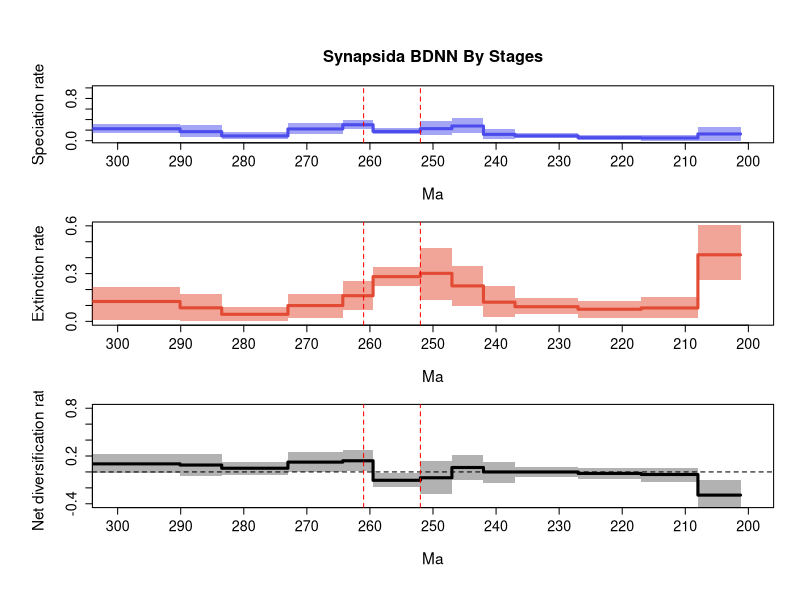

Reproduce this figure in R.
pdf(file='C:/Users/SimoesLabAdmin/Documents/BDNN_Arielli/synapsida/mcmc_fixshift_predictors/C_bdnn_stdscaled_boxcox/combined_10_RTT.pdf', width = 8, height = 10.8, useDingbats = FALSE)

# Set up the layout for 3 vertical plots
par(mfrow=c(3,1), cex.main=1.7, cex.lab=1.4, cex.axis=1.3,
    mgp=c(3.5, 1, 0),      # distance of axis labels from plot
    oma=c(2, 2, 2, 0))     # outer margins for the entire figure


time_vec=c(309.9504089355469, 290.10001,290.1,283.50001,283.5,273.00001,273.0,264.30001,264.3,259.50001,259.5,252.00001,252.0,247.00001,247.0,242.00001,242.0,237.00001,237.0,227.00001,227.0,217.00001,217.0,208.00001,208.0,201.24311447143555)
sp_mean=c(0.22591077084453423, 0.22591077084453423,0.17152185641343556,0.17152185641343556,0.09062267617562376,0.09062267617562376,0.2228207798941073,0.2228207798941073,0.301754035467,0.301754035467,0.17582176892967835,0.17582176892967835,0.22832619019923206,0.22832619019923206,0.2782676015951532,0.2782676015951532,0.120155191234924,0.120155191234924,0.09169022786599021,0.09169022786599021,0.05732260541682606,0.05732260541682606,0.05197408211594862,0.05197408211594862,0.12729682120224017,0.12729682120224017)
sp_lwr=c(0.1496911128811939, 0.1496911128811939,0.07323774267964721,0.07323774267964721,0.03073349793644756,0.03073349793644756,0.11926508844962505,0.11926508844962505,0.2162948292557275,0.2162948292557275,0.12141273154297542,0.12141273154297542,0.11228474649991035,0.11228474649991035,0.13978560071812363,0.13978560071812363,0.0389523659391261,0.0389523659391261,0.047562604259742305,0.047562604259742305,0.016793269061478426,0.016793269061478426,0.0028968114393388166,0.0028968114393388166,0.0001409897825608468,0.0001409897825608468)
sp_upr=c(0.31509682540251743, 0.31509682540251743,0.28970097526414107,0.28970097526414107,0.15809759534992923,0.15809759534992923,0.33121170494235885,0.33121170494235885,0.3901750794482019,0.3901750794482019,0.23523600859948843,0.23523600859948843,0.3658700119427441,0.3658700119427441,0.4372188439805904,0.4372188439805904,0.2148394830404735,0.2148394830404735,0.13920347168785058,0.13920347168785058,0.10100752941481404,0.10100752941481404,0.10252326283941875,0.10252326283941875,0.26033725234727717,0.26033725234727717)
ex_mean=c(0.12466372269576002, 0.12466372269576002,0.08505202437601316,0.08505202437601316,0.04430011663949026,0.04430011663949026,0.09912692555331046,0.09912692555331046,0.1612990351743429,0.1612990351743429,0.28104065960011604,0.28104065960011604,0.30130764428164236,0.30130764428164236,0.22293336320766216,0.22293336320766216,0.120744435208424,0.120744435208424,0.09206295589621279,0.09206295589621279,0.07615367618380167,0.07615367618380167,0.08416132002375605,0.08416132002375605,0.4180842755183109,0.4180842755183109)
ex_lwr=c(0.01144622132088867, 0.01144622132088867,0.0007533079095096416,0.0007533079095096416,4.438086075272721e-05,4.438086075272721e-05,0.024148224713701948,0.024148224713701948,0.07212463349311028,0.07212463349311028,0.2230945778860508,0.2230945778860508,0.13518232936761573,0.13518232936761573,0.09590802615638552,0.09590802615638552,0.02611834347519202,0.02611834347519202,0.04537916166969618,0.04537916166969618,0.01997223760656885,0.01997223760656885,0.018530318724987435,0.018530318724987435,0.25854082375538473,0.25854082375538473)
ex_upr=c(0.21313199672507163, 0.21313199672507163,0.16988149906074576,0.16988149906074576,0.09286050590604138,0.09286050590604138,0.1716000002948739,0.1716000002948739,0.25071690688821713,0.25071690688821713,0.34344238111703596,0.34344238111703596,0.4577639060508973,0.4577639060508973,0.34983496097749367,0.34983496097749367,0.2247337946320252,0.2247337946320252,0.14744370479315191,0.14744370479315191,0.12971298394836595,0.12971298394836595,0.1540396293389677,0.1540396293389677,0.6047748415434908,0.6047748415434908)
div_mean=c(0.10124704814877455, 0.10124704814877455,0.08646983203742278,0.08646983203742278,0.046322559536133505,0.046322559536133505,0.12369385434079669,0.12369385434079669,0.14045500029265864,0.14045500029265864,-0.10521889067043774,-0.10521889067043774,-0.07298145408240954,-0.07298145408240954,0.05533423838749163,0.05533423838749163,-0.0005892439735002372,-0.0005892439735002372,-0.00037272803022260476,-0.00037272803022260476,-0.01883107076697561,-0.01883107076697561,-0.032187237907807566,-0.032187237907807566,-0.2907874543160702,-0.2907874543160702)
div_lwr=c(-0.016442306726323797, -0.016442306726323797,-0.050073977644833415,-0.050073977644833415,-0.035527792679280246,-0.035527792679280246,-0.004181808119414487,-0.004181808119414487,0.017743246136761343,0.017743246136761343,-0.18342633161097813,-0.18342633161097813,-0.27267207085166967,-0.27267207085166967,-0.10292793799648636,-0.10292793799648636,-0.13447351813997813,-0.13447351813997813,-0.06376549369344467,-0.06376549369344467,-0.08533675959608998,-0.08533675959608998,-0.12559101102360767,-0.12559101102360767,-0.5143222848060427,-0.5143222848060427)
div_upr=c(0.22571353714547598, 0.22571353714547598,0.2287913367909361,0.2287913367909361,0.1242630869652732,0.1242630869652732,0.2467493986091338,0.2467493986091338,0.2700744777595351,0.2700744777595351,-0.019274318212570418,-0.019274318212570418,0.13334883827488808,0.13334883827488808,0.21800118853152703,0.21800118853152703,0.11912845625508811,0.11912845625508811,0.06132696959952537,0.06132696959952537,0.04660159982993854,0.04660159982993854,0.04821339372106231,0.04821339372106231,-0.09617154732833602,-0.09617154732833602)

# Calculate positions for the mass extinction events
perm_trias_extinction = 252 # End-Permian mass extinction (252 Ma)
guadalupian_extinction = 261 # Guadalupian extinction (261 Ma)

# Define custom tick positions at 10 MY intervals
x_ticks <- seq(300, 200, by=-10)
x_tick_labels <- x_ticks

# Convert time_vec to negative values to match your desired format
time_vec_neg <- -time_vec  # Converting to negative for plotting consistency

# First plot: Speciation rate
par(mar=c(5, 5, 4.5, 2))  # bottom, left, top, right margins
plot(time_vec, sp_mean, type='n', ylim=c(0, 1), xlim=c(300, 200),
     ylab='Speciation rate', xlab='Ma', main='Synapsida BDNN By Stages',
     xaxt='n', cex.main=1.5, cex.lab=1.4, cex.axis=1.3) # xaxt removes default x axis
axis(1, at=x_ticks, labels=x_tick_labels, cex.axis=1.3) # Custom x-axis with 10MY interval ticks

# Plot the confidence intervals and mean line
not_NA = !is.na(sp_mean)
polygon(c(time_vec[not_NA], rev(time_vec[not_NA])), 
        c(sp_lwr[not_NA], rev(sp_upr[not_NA])), 
        col = adjustcolor('#4c4cec', alpha = 0.5), border = NA)
lines(time_vec[not_NA], sp_mean[not_NA], col = '#4c4cec', lwd = 3)

# Add vertical lines for mass extinction events
abline(v=perm_trias_extinction, col="red", lty=2)
abline(v=guadalupian_extinction, col="red", lty=2)

# Second plot: Extinction rate
par(mar=c(5, 5, 1, 2))  # bottom, left, top, right margins. Reduced top margin to 2.5 (from 4.5)
plot(time_vec, ex_mean, type='n', ylim=c(0, 0.6), xlim=c(300, 200),
     ylab='Extinction rate', xlab='Ma', 
     xaxt='n', cex.lab=1.4, cex.axis=1.3)
axis(1, at=x_ticks, labels=x_tick_labels, cex.axis=1.3)

# Plot the confidence intervals and mean line
not_NA = !is.na(ex_mean)
polygon(c(time_vec[not_NA], rev(time_vec[not_NA])), 
        c(ex_lwr[not_NA], rev(ex_upr[not_NA])), 
        col = adjustcolor('#e34a33', alpha = 0.5), border = NA)
lines(time_vec[not_NA], ex_mean[not_NA], col = '#e34a33', lwd = 3)

# Add vertical lines for mass extinction events
abline(v=perm_trias_extinction, col="red", lty=2)
abline(v=guadalupian_extinction, col="red", lty=2)

# Third plot: Net diversification rate
par(mar=c(5, 5, 1, 2))  # bottom, left, top, right margins. Reduced top margin to 2.5 (from 4.5)
plot(time_vec, div_mean, type='n', ylim=c(-0.4, 0.8), xlim=c(300, 200),
     ylab='Net diversification rate', xlab='Ma',
     xaxt='n', cex.lab=1.4, cex.axis=1.3)
axis(1, at=x_ticks, labels=x_tick_labels, cex.axis=1.3)

# Plot the confidence intervals and mean line
not_NA = !is.na(div_mean)
polygon(c(time_vec[not_NA], rev(time_vec[not_NA])), 
        c(div_lwr[not_NA], rev(div_upr[not_NA])), 
        col = adjustcolor('black', alpha = 0.3), border = NA)
lines(time_vec[not_NA], div_mean[not_NA], col = 'black', lwd = 3)

# Add horizontal line at y=0 for the net diversification rate
abline(h = 0, col = 'black', lty = 2)

# Add vertical lines for mass extinction events
abline(v=perm_trias_extinction, col="red", lty=2)
abline(v=guadalupian_extinction, col="red", lty=2)

dev.off()
